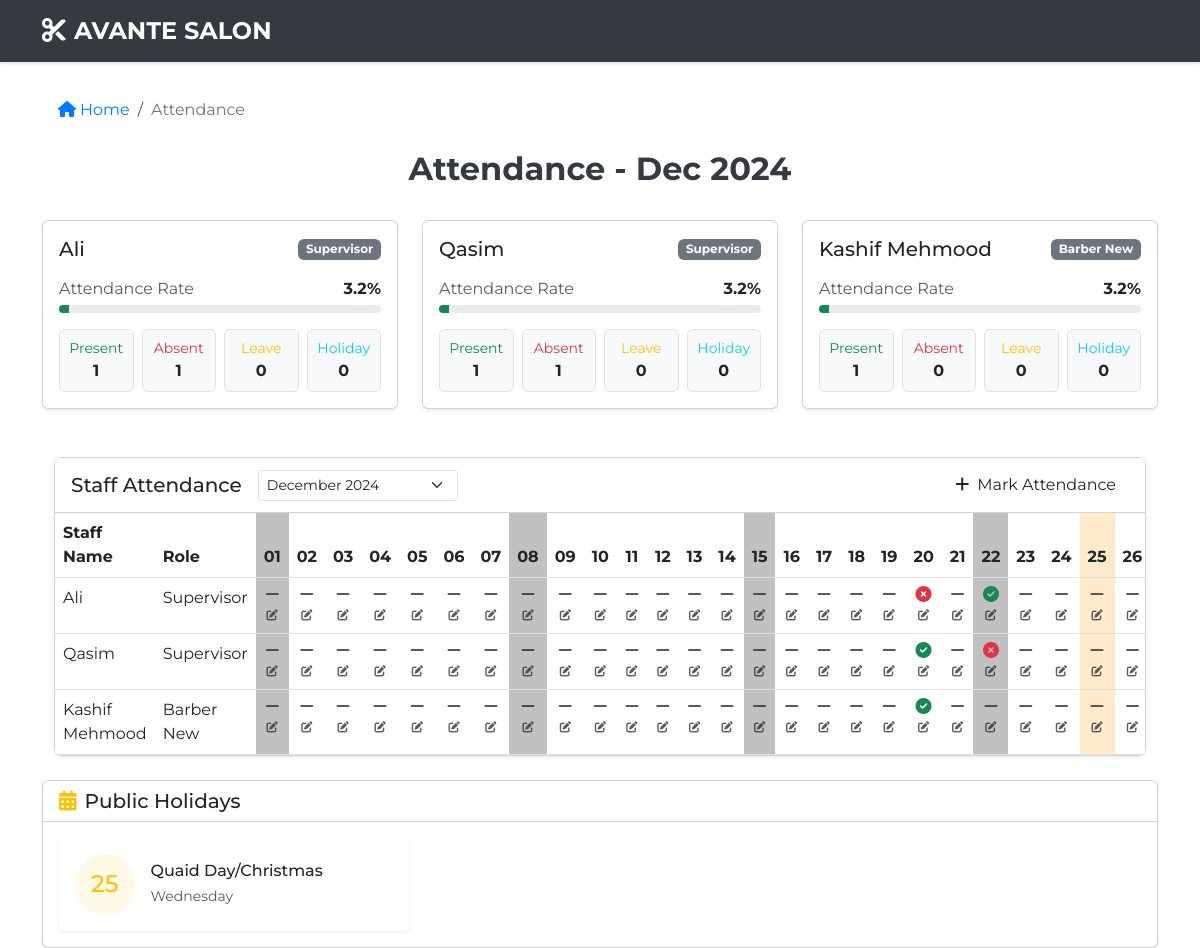
Page /attendance/ (signed in) on the committed database.
### core/models.py (models this page shows, shortened)
class Staff(models.Model):
    name = models.CharField(max_length=100)
    role = models.CharField(max_length=10)
    is_active = models.BooleanField(default=True)
    created_at = models.DateTimeField(auto_now_add=True)

### core/views.py (the view)
# urls.py: path('attendance/', views.attendance, name='attendance'),
@admin_only
def attendance(request):
    today = timezone.now()
    selected_month = request.GET.get('month')
    if selected_month:
        year, month = map(int, selected_month.split('-'))
        current_month = today.replace(year=year, month=month, day=1)
    else:
        current_month = today.replace(day=1)
    _, last_day = monthrange(current_month.year, current_month.month)
    month_end = current_month.replace(day=last_day)
    days = []
    current_date = current_month
    while current_date <= month_end:
        days.append(current_date)
        current_date += timedelta(days=1)
    available_months = []
    for i in range(12):
        month_date = today.replace(day=1) - timedelta(days=i*30)
        if month_date not in available_months:
            available_months.append(month_date)
    available_months.sort(reverse=True)
    staff_list = Staff.objects.filter(is_active=True)
    staff_attendance = []
    for staff in staff_list:
        attendance_records = Attendence.objects.filter(
            staff=staff,
            period__gte=current_month,
            period__lte=month_end
        )
        attendance_status = {record.period: record.status for record in attendance_records}
        attendance_list = []
        for day in days:
            status = attendance_status.get(day.date(), '')
            attendance_list.append({'date': day, 'status': status})
        staff_attendance.append({
            'name': staff.name,
            'role': staff.role,
            'attendance': attendance_list,
            'summary': {
                'present': attendance_records.filter(status='present').count(),
                'absent': attendance_records.filter(status='absent').count(),
                'leave': attendance_records.filter(status='leave').count(),
                'holiday': attendance_records.filter(status='holiday').count(),
                'total_days': len(days),
                'attendance_percentage': round(
                    (attendance_records.filter(status='present').count() / len(days)) * 100
                    if len(days) > 0 else 0, 1
                )
            }
        })
    context = {
        'selected_month': current_month.strftime('%Y-%m'),
        'month': current_month,
        'available_months': available_months,
        'days': days,
        'staff_list': staff_list,
        'staff_attendance': staff_attendance
    }
    return render(request, 'attendence_page.html', context)

### templates/attendence_page.html (shortened to what this page needs)
<!DOCTYPE html>
<html lang="en">
<head>
    <link href="https://cdn.jsdelivr.net/npm/bootstrap@5.3.0-alpha3/dist/css/bootstrap.min.css" rel="stylesheet">
    <link rel="stylesheet" href="https://cdnjs.cloudflare.com/ajax/libs/font-awesome/6.4.0/css/all.min.css">
</head>
<body>
    <nav class="navbar navbar-expand-lg">
        <div class="container">
            <a class="navbar-brand" href="#"><i class="fas fa-cut me-2"></i>AVANTE SALON</a>
        </div>
    </nav>
    <div class="container mt-4">
        <nav aria-label="breadcrumb">
            <ol class="breadcrumb">
                <li class="breadcrumb-item"><a href="{% url 'core:index' %}"><i class="fas fa-home me-1"></i>Home</a></li>
                <li class="breadcrumb-item active" aria-current="page">Attendance</li>
            </ol>
        </nav>
        <div class="container">
            <h1>Attendance - {{ month|date:"M Y" }}</h1>
        </div>
        <div class="row mb-4">
            {% for staff in staff_attendance %}
            <div class="col-md-4 mb-4">
                <div class="card h-100 shadow-sm">
                    <div class="card-body">
                        <div class="d-flex justify-content-between align-items-center mb-3">
                            <h5 class="card-title mb-0">{{ staff.name }}</h5>
                            <span class="badge bg-secondary">{{ staff.role }}</span>
                        </div>
                        <div class="attendance-progress mb-3">
                            <div class="d-flex justify-content-between align-items-center mb-1">
                                <span class="text-muted">Attendance Rate</span>
                                <span class="fw-bold">{{ staff.summary.attendance_percentage }}%</span>
                            </div>
                            <div class="progress" style="height: 8px;">
                                <div class="progress-bar bg-success" role="progressbar"
                                     style="width: {{ staff.summary.attendance_percentage }}%"
                                     aria-valuenow="{{ staff.summary.attendance_percentage }}"
                                     aria-valuemin="0" aria-valuemax="100">
                                </div>
                            </div>
                        </div>
                        <div class="row g-2 text-center">
                            <div class="col-3">
                                <div class="p-2 border rounded bg-light">
                                    <div class="small text-success">Present</div>
                                    <div class="fw-bold">{{ staff.summary.present }}</div>
                                </div>
                            </div>
                            <div class="col-3">
                                <div class="p-2 border rounded bg-light">
                                    <div class="small text-danger">Absent</div>
                                    <div class="fw-bold">{{ staff.summary.absent }}</div>
                                </div>
                            </div>
                            <div class="col-3">
                                <div class="p-2 border rounded bg-light">
                                    <div class="small text-warning">Leave</div>
                                    <div class="fw-bold">{{ staff.summary.leave }}</div>
                                </div>
                            </div>
                            <div class="col-3">
                                <div class="p-2 border rounded bg-light">
                                    <div class="small text-info">Holiday</div>
                                    <div class="fw-bold">{{ staff.summary.holiday }}</div>
                                </div>
                            </div>
                        </div>
                    </div>
                </div>
            </div>
            {% endfor %}
        </div>
        <div class="container">
            <div class="row mb-4">
                <div class="col-12">
                    <div class="card shadow-sm rounded-3">
                        <div class="card-header bg-white d-flex justify-content-between align-items-center">
                            <div class="d-flex align-items-center gap-3">
                                <h5 class="mb-0">Staff Attendance</h5>
                                <form method="GET" class="d-flex align-items-center gap-2">
                                    <select name="month" class="form-select form-select-sm" style="width: 200px;" onchange="this.form.submit()">
                                        {% for m in available_months %}
                                        <option value="{{ m|date:'Y-m' }}" {% if selected_month == m|date:'Y-m' %}selected{% endif %}>
                                            {{ m|date:"F Y" }}
                                        </option>
                                        {% endfor %}
                                    </select>
                                </form>
                            </div>
                            <button class="btn btn-modern" data-bs-toggle="modal" data-bs-target="#markAttendanceModal">
                                <i class="fas fa-plus me-2"></i>Mark Attendance
                            </button>
                        </div>
                        <div class="card-body p-0">
                            <div class="table-responsive">
                                <table class="table table-hover mb-0">
                                    <thead>
                                        <tr>
                                            <th>Staff Name</th>
                                            <th>Role</th>
                                            {% for day in days %}
                                            <th class="text-center" data-date="{{ day|date:'Y-m-d' }}">{{ day|date:"d" }}</th>
                                            {% endfor %}
                                        </tr>
                                    </thead>
                                    <tbody>
                                        {% for staff in staff_attendance %}
                                        <tr>
                                            <td>{{ staff.name }}</td>
                                            <td>{{ staff.role }}</td>
                                            {% for attendance in staff.attendance %}
                                            <td class="text-center">
                                                <div class="d-flex flex-column align-items-center">
                                                    {% if attendance.status == 'present' %}
                                                    <i class="fas fa-check-circle text-success"></i>
                                                    {% elif attendance.status == 'absent' %}
                                                    <i class="fas fa-times-circle text-danger"></i>
                                                    {% elif attendance.status == 'leave' %}
                                                    <i class="fas fa-circle text-warning"></i>
                                                    {% elif attendance.status == 'holiday' %}
                                                    <i class="fas fa-star text-info"></i>
                                                    {% else %}
                                                    <i class="fas fa-minus text-muted"></i>
                                                    {% endif %}
                                                    <button class="btn btn-link btn-sm p-0 mt-1"
                                                            onclick="editAttendance('{{ staff.name }}', '{{ attendance.date|date:'Y-m-d' }}', '{{ attendance.status }}')"
                                                            style="font-size: 0.7rem;">
                                                        <i class="fas fa-edit text-muted"></i>
                                                    </button>
                                                </div>
                                            </td>
                                            {% endfor %}
                                        </tr>
                                        {% endfor %}
                                    </tbody>
                                </table>
                            </div>
                        </div>
                    </div>
                </div>
            </div>
        </div>
        <div class="row mt-4">
            <div class="col-12">
                <div class="card shadow-sm">
                    <div class="card-header bg-white">
                        <h5 class="mb-0"><i class="fas fa-calendar-alt me-2 text-warning"></i>Public Holidays</h5>
                    </div>
                    <div class="card-body">
                        <div id="holidayList" class="row g-3">
                        </div>
                    </div>
                </div>
            </div>
        </div>
    </body>
</html>

### templates/attendence_page.html (style rules this page uses)
body { background-color: #ffffff; font-family: 'Montserrat', sans-serif; }
.navbar { background-color: #343a40; box-shadow: 0 2px 4px rgba(0, 0, 0, 0.1); }
.navbar-brand { font-weight: bold; color: white; font-size: 1.5rem; }
.navbar a { color: white; }
.breadcrumb { background: transparent; padding: 0.75rem 1rem; margin-bottom: 1rem; }
.breadcrumb-item a { color: #007bff; text-decoration: none; }
.breadcrumb-item.active { color: #6c757d; }
h1 { color: #343a40; font-size: 2rem; font-weight: bold; text-align: center; margin-bottom: 2rem; }
.sunday { background-color: #c1c1c1 !important; }
.holiday { background-color: #ffebcc !important; }
.table-responsive { max-height: 600px; overflow-y: auto; }

### rows in the picture
Staff: name "Ali", role "Supervisor", name "Ali", role "Supervisor"
Staff: name "Qasim", role "Supervisor", name "Qasim", role "Supervisor"
Staff: name "Kashif Mehmood", role "Barber New", name "Kashif Mehmood", role "Barber New"

### other values in the picture
{{ month|date:"M Y" }} "Dec 2024"
{{ staff.summary.attendance_percentage }} "3.2" "3.2" "3.2"
{{ staff.summary.present }} "1" "1" "1"
{{ staff.summary.absent }} "1" "1" "0"
{{ staff.summary.leave }} "0" "0" "0"
{{ staff.summary.holiday }} "0" "0" "0"
{{ day|date:"d" }} "01" "02" "03" "04" "05" "06" "07" "08" "09" "10" "11" "12" "13" "14" "15" "16" "17" "18" "19" "20" "21" "22" "23" "24" "25" "26"
form field month "December 2024"
